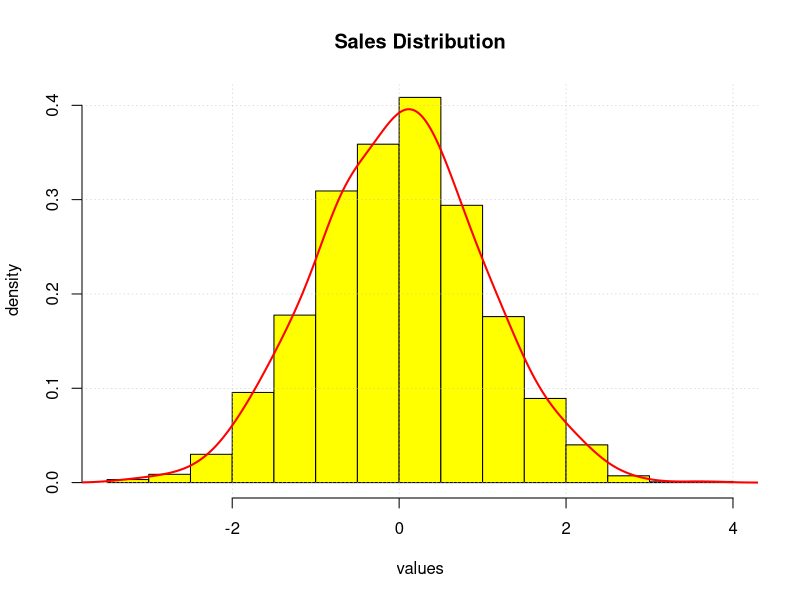

Generate this figure with R:
# This is R first script

a <- rnorm(5000,0,1)
hist(a,
     probability = TRUE, 
     col = "yellow", 
     main = "Sales Distribution",
     xlab = "values",
     ylab = "density") # Can use rgb() for color code
grid(col = "gray", lty = "dotted", lwd = 0.5)
density(a, adjust = 1.5)
lines(density(a, adjust = 1.5),col = "red", lwd = 2)

x <- 2
typeof(TRUE)
typeof(x)
y <- 2L
typeof(y)
typeof("hello")

cat("I said \"Hello\"")
quote(x <- 2)




